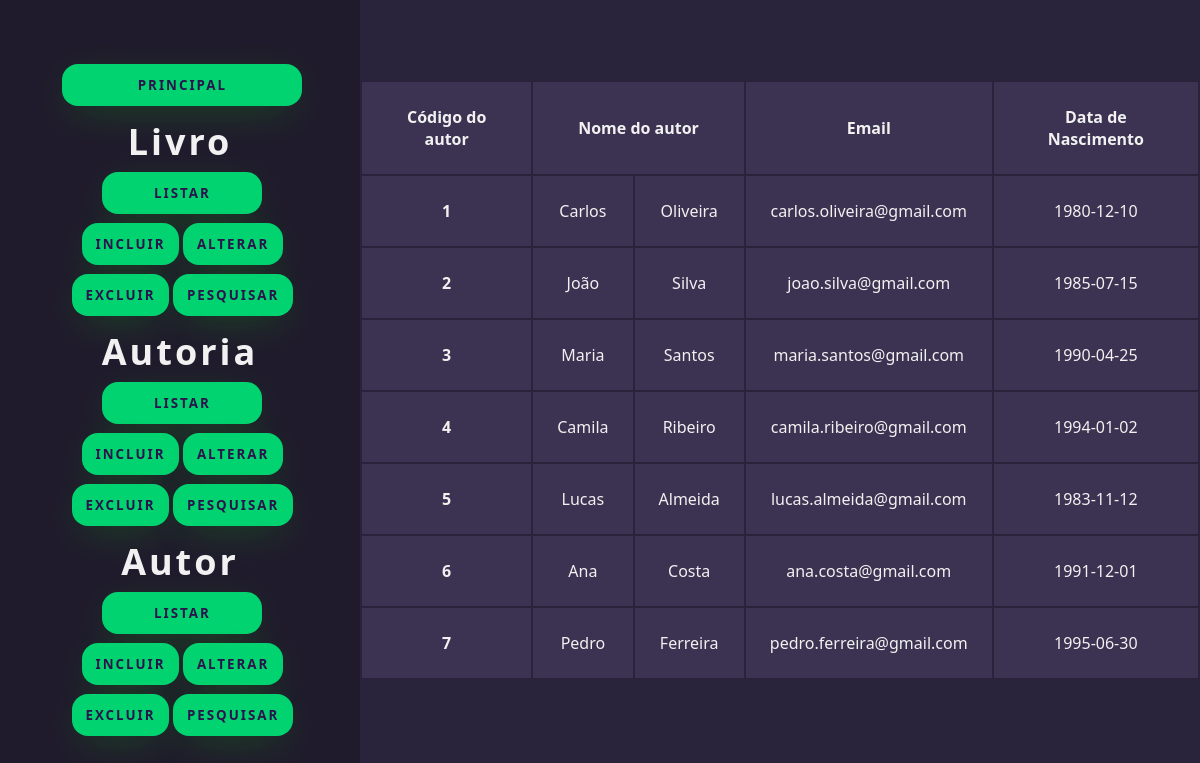
The app's page /class_autor/listar.php with its own data.
### tables this page shows
CREATE TABLE `autor` (
  `Cod_Autor` int(11) NOT NULL,
  `NomeAutor` varchar(50) NOT NULL,
  `Sobrenome` varchar(50) NOT NULL,
  `Email` varchar(100) NOT NULL,
  `Nasc` date NOT NULL
);

### class_autor/autor.php (called while the page is built, shortened)
<?php
class Autor
{
    function listar()
    {
        try {
            $this -> conn = new Conectar();
            $sql = $this -> conn -> query("select * from Autor order by Cod_Autor");
            $sql -> execute();
            return $sql -> fetchAll();
        }
        catch (PDOException $exc) {
            echo '
            <script type="text/javascript">
            $(document).ready(function(){
                Swal.fire ({
                title: "Houve um erro ao listar",
                footer: "'. $exc -> getMessage() . '",
                confirmButtonColor: " #1f945d",
                color: "#201b2c",
                imageUrl: "../img/peixinho.gif",
                imageWidth: 200,
                imageAlt: "Peixe colorido",
                background: "#100d16",
                })
              });
            </script>';
        }
    }
}
?>

### class_autor/listar.php (the view, shortened to what this page needs)
<!DOCTYPE html>
<html lang="html">
    <head>
        <link rel="stylesheet" href="../css/style.css" />
    </head>
    <body>
        <?php include_once '../layouts/navbar.php' ?>
        <section class="right">
          <table>
            <?php
            include_once 'autor.php';
            $a = new Autor();
            $aut_bd = $a -> listar();
            ?>
            <tr>
                <th> Código do autor </th> <th colspan="2"> Nome do autor </th>
                <th> Email </th> <th> Data de Nascimento </th>
            </tr>
            <?php
            foreach ($aut_bd as $aut_mostrar) {
                ?>
                <br><br>
                <tr> <th> <?php echo $aut_mostrar[0]; ?> </th>
                <td> <?php echo $aut_mostrar[1]; ?> </td>
                <td> <?php echo $aut_mostrar[2]; ?> </td>
                <td> <?php echo $aut_mostrar[3]; ?> </td>
                <td> <?php echo $aut_mostrar[4]; ?> </td>
                <?php
            }
            ?>
            </table>
        </section>
    </body>
</html>

### layouts/navbar.php
<header>
  <div class="container container_header">
    <div class="left">
      <button onclick = "location.href = '../menu.php'">Principal</button>
      <h2>Livro</h2>
      <ul>
        <li>
          <button onclick = "location.href = '../class_livro/listar.php'">Listar</button>
        </li>
        <li>
          <button onclick = "location.href = '../class_livro/cadastrar.php'">Incluir</button>
        </li>
        <li>
          <button onclick = "location.href = '../class_livro/alterar1.php'">Alterar</button>
        </li>
        <li>
          <button onclick = "location.href = '../class_livro/excluir.php'">Excluir</button>
        </li>
        <li>
          <button onclick = "location.href = '../class_livro/consultar.php'">Pesquisar</button>
        </li>
      </ul>
      <h2>Autoria</h2>
      <ul>
        <li>
          <button onclick = "location.href = '../class_autoria/listar.php'">Listar</button>
        </li>
        <li>
          <button onclick = "location.href = '../class_autoria/cadastrar.php'">Incluir</button>
        </li>
        <li>
          <button onclick = "location.href = ''">Alterar</button>
        </li>
        <li>
          <button onclick = "location.href = '../class_autoria/excluir.php'">Excluir</button>
        </li>
        <li>
          <button onclick = "location.href = '../class_autoria/consultar.php'">Pesquisar</button>
        </li>
      </ul>
      <h2>Autor</h2>
      <ul>
        <li>
          <button onclick = "location.href = '../class_autor/listar.php'">Listar</button>
        </li>
        <li>
          <button onclick = "location.href = '../class_autor/cadastrar.php'">Incluir</button>
        </li>
        <li>
          <button onclick = "location.href = ''">Alterar</button>
        </li>
        <li>
          <button onclick = "location.href = '../class_autor/excluir.php'">Excluir</button>
        </li>
        <li>
          <button onclick = "location.href = '../class_autor/consultar.php'">Pesquisar</button>
        </li>
      </ul>
    </div>
  </div>
</header>

### css/style.css (style rules this page uses)
:root { --white: #f1f1f1; --light-gray: rgb(41, 36, 59); --light-light-gray: #3c3352; --light-light-light-gray: #dfdbe9; --dark-gray: #201b2c; --green: #00ff88; }
* { margin: 0; padding: 0; font-family: system-ui, -apple-system, BlinkMacSystemFont, 'Segoe UI', Roboto, Oxygen, Ubuntu, Cantarell, 'Open Sans', 'Helvetica Neue', sans-serif; }
.container { max-width: 1536px; margin-inline: auto; padding-left: 0.5rem; padding-right: 0.5rem; }
body { background-color: var(--light-gray); display: flex; height: 100vh; }
header { width: 30vw; height: 100vh; background-color: var(--dark-gray); z-index: 1; color: var(--white); display: flex; align-items: center; position: fixed; }
.right { margin-left: 30vw; margin-top: 10vh; width: 70vw; height: fit-content; display: flex; justify-content: center; align-items: center; }
.container_header { padding-block: 2.5rem; display: flex; flex-direction: column; justify-content: center; align-items: center; font-size: 1.5rem; }
ul { list-style: none; display: flex; align-items: center; justify-content: center; flex-wrap: wrap; width: 15rem; gap: 0.25rem; }
li:nth-child(1) { width: 10rem; }
h1, h2 { letter-spacing: 3px; text-align: center; margin-top: 0.25em; margin-bottom: 0.10em; }
table, th, td { background-color: var(--light-light-gray); border: 2px solid var(--light-gray); border-collapse: collapse; text-align: center; padding: 1.5rem; color: var(--white); }

### records on screen
autor: Cod_Autor "1", NomeAutor "Carlos", Sobrenome "Oliveira", Email "carlos.oliveira@gmail.com", Nasc "1980-12-10"
autor: Cod_Autor "2", NomeAutor "João", Sobrenome "Silva", Email "joao.silva@gmail.com", Nasc "1985-07-15"
autor: Cod_Autor "3", NomeAutor "Maria", Sobrenome "Santos", Email "maria.santos@gmail.com", Nasc "1990-04-25"
autor: Cod_Autor "4", NomeAutor "Camila", Sobrenome "Ribeiro", Email "camila.ribeiro@gmail.com", Nasc "1994-01-02"
autor: Cod_Autor "5", NomeAutor "Lucas", Sobrenome "Almeida", Email "lucas.almeida@gmail.com", Nasc "1983-11-12"
autor: Cod_Autor "6", NomeAutor "Ana", Sobrenome "Costa", Email "ana.costa@gmail.com", Nasc "1991-12-01"
autor: Cod_Autor "7", NomeAutor "Pedro", Sobrenome "Ferreira", Email "pedro.ferreira@gmail.com", Nasc "1995-06-30"
